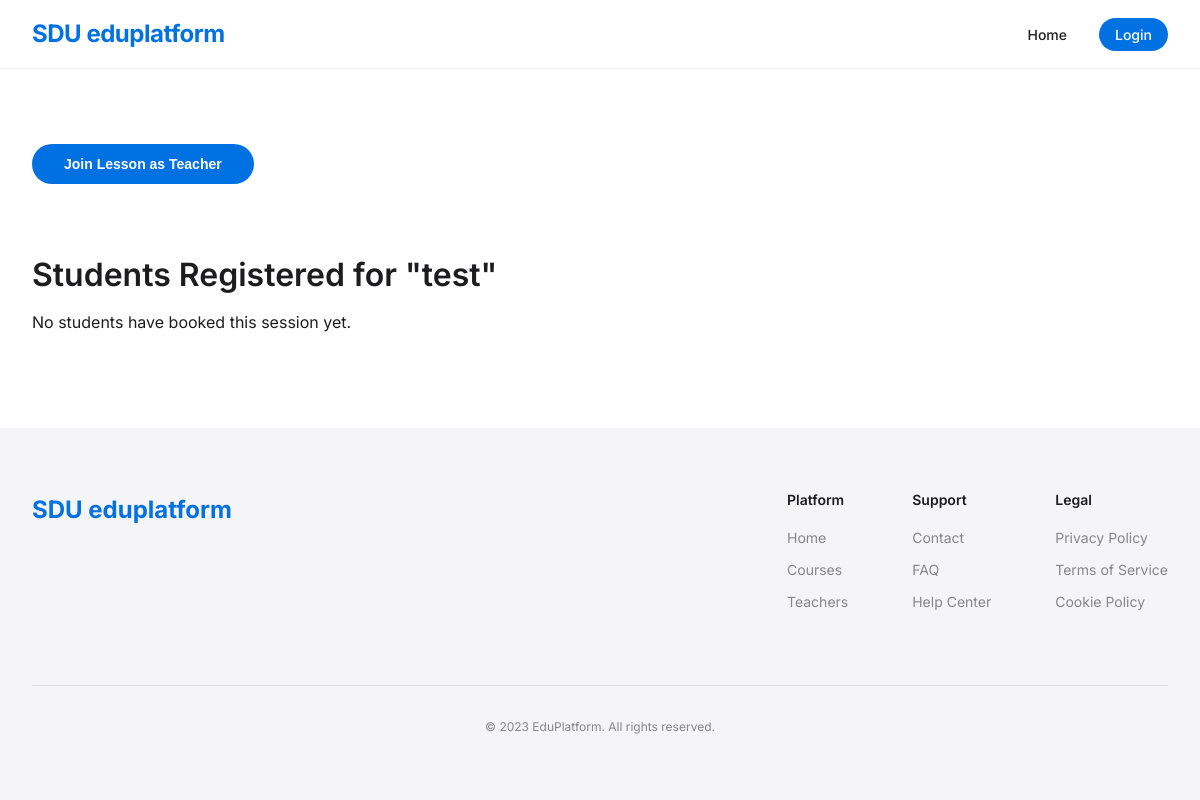
Before: /students_list/1/3 with the older database file.
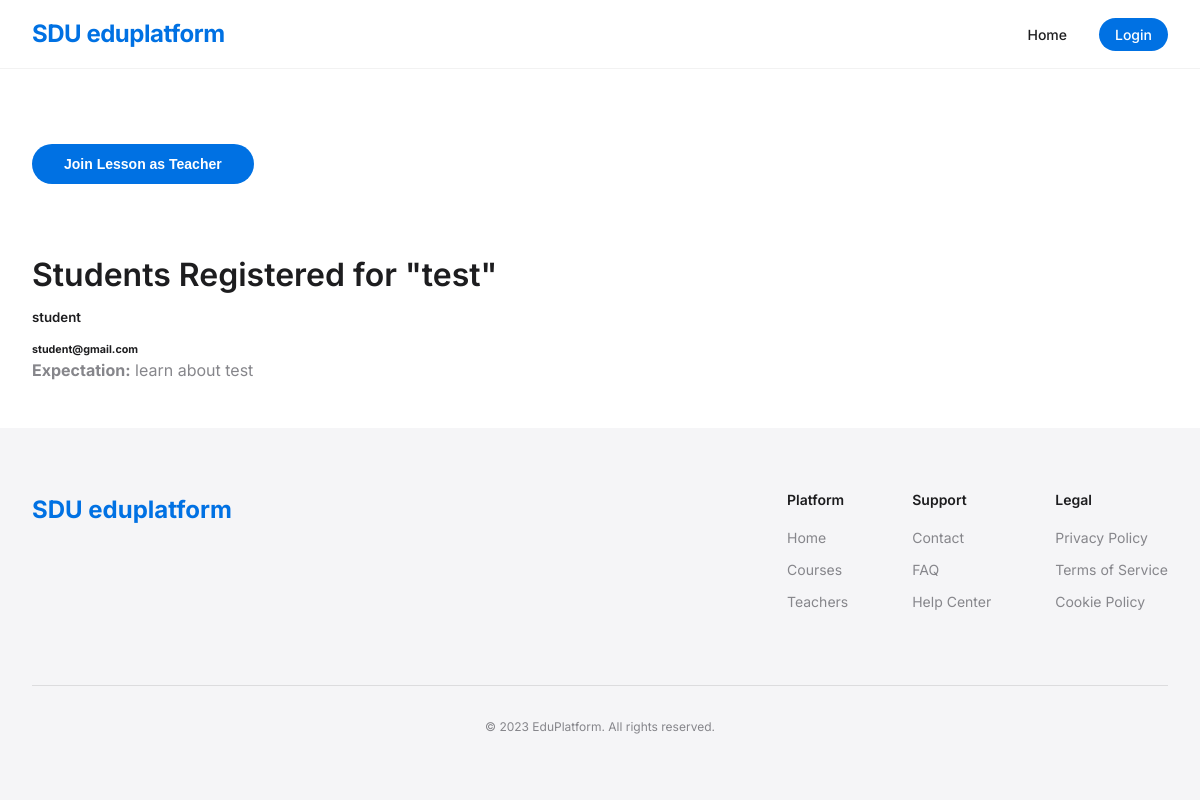
After: the same page with the newer database file.
### core/models.py (models this page shows, shortened)
class BookedSession(models.Model):
    session = models.ForeignKey(Session, on_delete=models.CASCADE, related_name='booked_sessions')
    student = ForeignKey(User, on_delete=models.CASCADE, related_name='booked_students')
    expectation = models.TextField()

### core/views.py (the view)
# urls.py: path('students_list/<int:teacher_id>/<int:session_id>', views.students_list, name='students_list'),
def students_list(request, teacher_id, session_id):
    teacher = get_object_or_404(Teacher, pk=teacher_id)
    session = get_object_or_404(Session, pk=session_id)
    booked_sessions = BookedSession.objects.filter(session=session)
    students = [booking.student for booking in booked_sessions]
    context = {
        'teacher': teacher,
        'session': session,
        'booked_sessions': booked_sessions,
        'students': students,
        'name' : request.user.username,
        'room' : session.topic,
    }
    return render(request,'students_list.html', context)

### templates/students_list.html (shortened to what this page needs)
{% extends 'base.html' %}
{% block content %}
<div class="container my-5">
    <form id="joinForm">
        <button type="submit" class="cta-button">Join Lesson as Teacher</button>
    </form>
    <br><br><br>
    <h1 class="mb-4">Students Registered for "{{ session.topic }}"</h1>
    <div class="row">
        {% for booking in booked_sessions %}
            <div class="col-md-6 col-lg-4 mb-4">
                <div class="card shadow-sm">
                    <div class="card-body">
                        <h5 class="card-title">{{ booking.student.username }}</h5>
                        <h6 class="card-subtitle mb-2 text-muted">{{ booking.student.email }}</h6>
                        {% if booking.expectation %}
                            <p class="card-text"><strong>Expectation:</strong> {{ booking.expectation }}</p>
                        {% endif %}
                    </div>
                </div>
            </div>
        {% empty %}
            <div class="col-12">
                <div class="alert alert-info" role="alert">
                    No students have booked this session yet.
                </div>
            </div>
        {% endfor %}
    </div>
</div>
{% endblock %}

Changed rows visible on the page:
added BookedSession: student.username "student", student.email "student@gmail.com", expectation "learn about test"
Other visible differences:
text no longer shown: "No students have booked this session yet."
